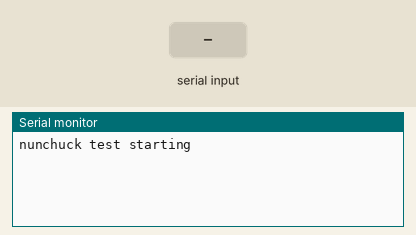
Simulated run of this sketch. Board: Arduino Uno, built with avr-gcc and run on an emulated ATmega328P. Shown: the last lines printed to the serial monitor. Inputs (shaded band) come from the test bench.

Above: at 1.2 s.
1.3 s: byte 30 received over Serial
At 2.0 s:
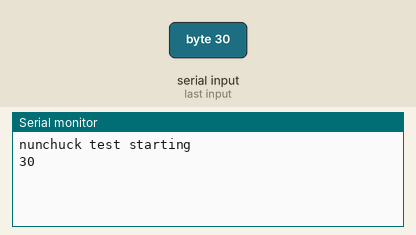
2.8 s: byte 90 received over Serial
At 3.2 s:
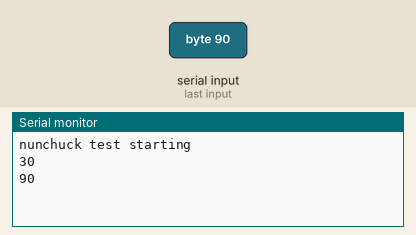
4.3 s: byte 120 received over Serial
At 5.5 s:
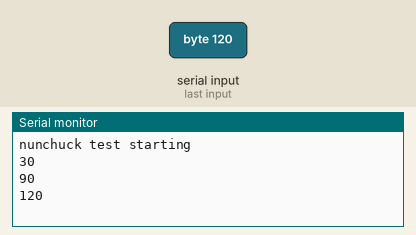

Measured:
- after the input at 1.3 s, the serial monitor: prints a new line at once (image 1)
- after the input at 2.8 s, the serial monitor: prints a new line at once (image 2)
- after the input at 4.3 s, the serial monitor: prints a new line at once (image 3)

The sketch:

read_remote.ino
```cpp
#include <Wire.h>
byte recieved_data;
void setup() {
  Serial.begin(9600);
  Serial.println("nunchuck test starting");
  Wire.begin();                                                             //Start the I2C bus as master
  TWBR = 12;                                                                //Set the I2C clock speed to 400kHz
}

void loop() {
  if (Serial.available())
  {
    recieved_data = Serial.read();
    Serial.print(recieved_data);
    Serial.print("\n");
  }
  else
  {
  //  Serial.print("not working \n");
  }
  }
```
